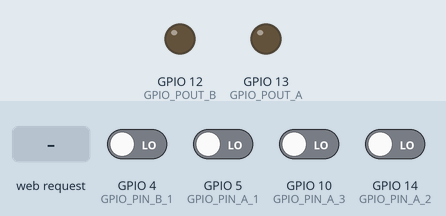
Recording of a sketch running on a simulated ESP8266 (NodeMCU). On the bench: output pins drawn as LEDs (lit = HIGH). Inputs (shaded band) come from the test bench; at power-on: GPIO 4 (GPIO_PIN_B_1), GPIO 5 (GPIO_PIN_A_1), GPIO 10 (GPIO_PIN_A_3), GPIO 14 (GPIO_PIN_A_2) LOW. WiFi joins after 1.5 s; servers stay silent unless stated; not simulated (calls return 0 or success): WiFiConfig.h; what the sketch prints to the serial monitor is not drawn.

Above: at 2.9 s.
3.0 s: GPIO 4 (GPIO_PIN_B_1) driven HIGH
At 4.2 s:
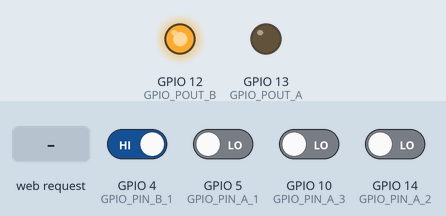
4.7 s: GPIO 5 (GPIO_PIN_A_1) driven HIGH
At 5.6 s:
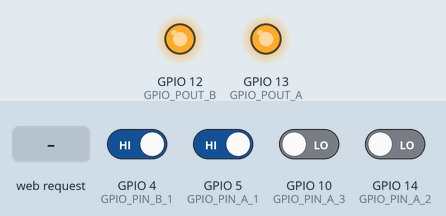
6.4 s: HTTP request GET /switchOffB received
At 6.7 s:
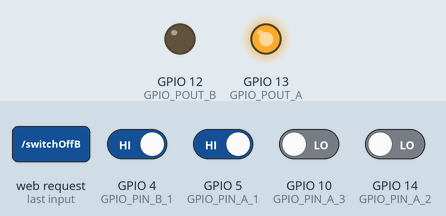
7.9 s: GPIO 10 (GPIO_PIN_A_3) driven HIGH
At 9.2 s:
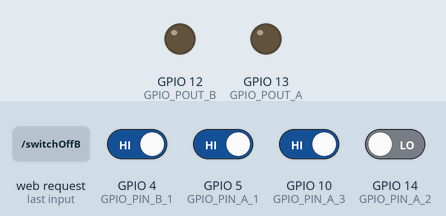
9.6 s: GPIO 10 (GPIO_PIN_A_3) driven LOW
At 10.5 s:
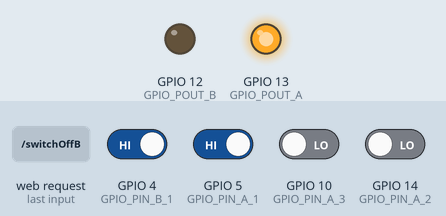
11.3 s: GPIO 4 (GPIO_PIN_B_1) driven LOW
At 11.8 s:
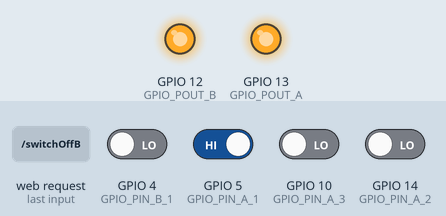
Timing chart, 0 to 14.0 s (numbered marks = the images above; inputs shaded):
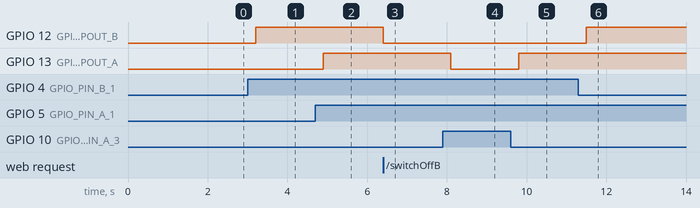

The sketch:

ESP8266_Switch4_Bedroom.ino
```cpp
#include <ESP8266WiFi.h>
#include <WiFiClient.h>
#include <ESP8266WebServer.h>
#include <ESP8266mDNS.h>
#include <ESP8266HTTPUpdateServer.h>
#include <WiFiUDP.h>
#include <WiFiConfig.h>

#define GPIO_PIN_A_1   5
#define GPIO_PIN_A_2   14
#define GPIO_PIN_A_3   10
#define GPIO_POUT_A    13

#define GPIO_PIN_B_1   4
#define GPIO_POUT_B    12

const char* host = "switch4";

volatile unsigned long wifi_check_status_millis = 0;
volatile unsigned long wifi_check_rssi_millis = 0;

volatile unsigned long trigger_at_a_millis = 0;
volatile unsigned long trigger_at_b_millis = 0;

volatile bool port_a_trigger = false;
volatile bool port_b_trigger = false;

volatile bool out_port_a_status = false;
volatile bool out_port_b_status = false;

volatile int port_a_1_value = LOW;
volatile int port_a_2_value = LOW;
volatile int port_a_3_value = LOW;
volatile int port_b_1_value = LOW;

// A UDP instance to let us send and receive packets over UDP
WiFiUDP Udp;

// Multicast declarations
IPAddress ipMulti(239, 0, 0, 1);
unsigned int portMulti = 6000;      // local port to listen on

ESP8266WebServer server(80);
ESP8266HTTPUpdateServer httpUpdater;

void indexPage() {
  String message = "<!doctype html>";
  message += "<html lang=\"en\">";
  message += "<head>";
  message += "<title>ESP8266 Switch 4 Controller v0.2</title>";
  message += "</head>";

  message += "<body>";

  message += "--------------------------------------------------------------<br/>";

  uint32_t realSize = ESP.getFlashChipRealSize();
  uint32_t ideSize = ESP.getFlashChipSize();
  uint32_t chipId = ESP.getFlashChipId();
  uint32_t chipSpeed = ESP.getFlashChipSpeed();
  FlashMode_t ideMode = ESP.getFlashChipMode();

  char buf[255];
  sprintf(buf, "Flash chip id: %08X<br/>Flash chip speed: %u<br/>Flash chip size: %u<br/>Flash ide mode: %s<br/>Flash real size: %u<br/>",
    chipId,
    chipSpeed,
    ideSize,
    (ideMode == FM_QIO ? "QIO" : ideMode == FM_QOUT ? "QOUT" : ideMode == FM_DIO ? "DIO" : ideMode == FM_DOUT ? "DOUT" : "UNKNOWN"),
    realSize);

  message += buf;

  message += "--------------------------------------------------------------<br/>";

  /*
    Signal Strength TL;DR   Required for
    -30 dBm Amazing Max achievable signal strength. The client can only be a few feet from the AP to achieve this. Not typical or desirable in the real world.  N/A
    -67 dBm Very Good Minimum signal strength for applications that require very reliable, timely delivery of data packets. VoIP/VoWiFi, streaming video
    -70 dBm Okay  Minimum signal strength for reliable packet delivery. Email, web
    -80 dBm Not Good  Minimum signal strength for basic connectivity. Packet delivery may be unreliable.  N/A
    -90 dBm Unusable  Approaching or drowning in the noise floor. Any functionality is highly unlikely. N/A
  */
  message += "RSSI: ";
  message.concat(WiFi.RSSI());
  message += "<br/>";

  message += "BSSID MAC: ";
  message.concat(WiFi.BSSIDstr());
  message += "<br/>";

  message += "WIFI MAC: ";
  message.concat(WiFi.macAddress());
  message += "<br/>";

  message += "--------------------------------------------------------------<br/>";

  message += "<a href=\"/switchOnA\">SwitchOn A</a><br/>";
  message += "<a href=\"/switchOffA\">SwitchOff A</a><br/>";
  message += "<a href=\"/switchToggleA\">SwitchToggle A</a><br/>";
  message += "<a href=\"/statusA\">Status A</a><br/>";

  message += "<a href=\"/switchOnB\">SwitchOn B</a><br/>";
  message += "<a href=\"/switchOffB\">SwitchOff B</a><br/>";
  message += "<a href=\"/switchToggleB\">SwitchToggle B</a><br/>";
  message += "<a href=\"/statusB\">Status B</a><br/>";

  message += "<form method='POST' action='/update' enctype='multipart/form-data'><input type='file' name='update'><input type='submit' value='Update'></form>";

  message += "</body>";

  message += "</html>";
  server.send(200, "text/html", message);
}

void handleNotFound() {
  String message = "File Not Found\n\n";
  message += "URI: ";
  message += server.uri();
  message += "\nMethod: ";
  message += (server.method() == HTTP_GET)?"GET":"POST";
  message += "\nArguments: ";
  message += server.args();
  message += "\n";
  for (uint8_t i=0; i<server.args(); i++){
    message += " " + server.argName(i) + ": " + server.arg(i) + "\n";
  }
  server.send(404, "text/plain", message);
}

void setupHTTPActions() {
  server.on("/", indexPage);

  // ============= Port A =============
  server.on("/switchOnA", [](){
    server.send(200, "text/plain", "switch on");
    setPortStateA(true);
  });

  server.on("/switchOffA", [](){
    server.send(200, "text/plain", "switch off");
    setPortStateA(false);
  });

  server.on("/switchToggleA", [](){
    setPortStateA(!out_port_a_status);
    if (out_port_a_status) {
      server.send(200, "text/plain", "switch on");
    } else {
      server.send(200, "text/plain", "switch off");
    }
  });

  server.on("/statusA", [](){
    if (out_port_a_status) {
      server.send(200, "text/plain", "switch on");
    } else {
      server.send(200, "text/plain", "switch off");
    }
  });

  // ============= Port B =============
  server.on("/statusB", [](){
    if (out_port_b_status) {
      server.send(200, "text/plain", "switch on");
    } else {
      server.send(200, "text/plain", "switch off");
    }
  });

  server.on("/switchOnB", [](){
    server.send(200, "text/plain", "switch on");
    setPortStateB(true);
  });

  server.on("/switchOffB", [](){
    server.send(200, "text/plain", "switch off");
    setPortStateB(false);
  });

  server.on("/switchToggleB", [](){
    setPortStateB(!out_port_b_status);
    if (out_port_b_status) {
      server.send(200, "text/plain", "switch on");
    } else {
      server.send(200, "text/plain", "switch off");
    }
  });

  server.on("/statusB", [](){
    if (out_port_b_status) {
      server.send(200, "text/plain", "switch on");
    } else {
      server.send(200, "text/plain", "switch off");
    }
  });

  // Not found handler
  server.onNotFound(handleNotFound);
}

void setupGPIO() {
  pinMode(GPIO_PIN_A_1, INPUT);
  pinMode(GPIO_PIN_A_2, INPUT);
  pinMode(GPIO_PIN_A_3, INPUT);
  pinMode(GPIO_POUT_A, OUTPUT);
  digitalWrite(GPIO_POUT_A, LOW);

  pinMode(GPIO_PIN_B_1, INPUT);
  pinMode(GPIO_POUT_B, OUTPUT);
  digitalWrite(GPIO_POUT_B, LOW);

  delay(200);

  /* attachInterrupt(GPIO_PIN_A_1, changeAInterrupt, CHANGE);
  attachInterrupt(GPIO_PIN_A_2, changeAInterrupt, CHANGE);
  attachInterrupt(GPIO_PIN_A_3, changeAInterrupt, CHANGE);

  attachInterrupt(GPIO_PIN_B_1, changeBInterrupt, CHANGE); */

  port_a_1_value = digitalRead(GPIO_PIN_A_1);
  port_a_2_value = digitalRead(GPIO_PIN_A_2);
  port_a_3_value = digitalRead(GPIO_PIN_A_3);
  port_b_1_value = digitalRead(GPIO_PIN_B_1);
}

void setup(void) {
  setupGPIO();

  Serial.begin(115200);

  WiFi.mode(WIFI_STA);

  WiFi.begin(ssid, password);
  Serial.println("");

  // Wait for connection
  while (WiFi.status() != WL_CONNECTED) {
    delay(500);
    Serial.print(".");
  }

  Serial.println("");
  Serial.print("Connected to ");
  Serial.println(ssid);
  Serial.print("IP address: ");
  Serial.println(WiFi.localIP());

  MDNS.begin(host);

  setupHTTPActions();

  httpUpdater.setup(&server);

  server.begin();

  MDNS.addService("http", "tcp", 80);

  Serial.println("HTTP server started");
  Serial.println("v0.1");
}

// ============ Port A ============
void changeAInterrupt() {
  trigger_at_a_millis = millis() + 200;
  port_a_trigger = true;
}

void changeCallbackA() {
  setPortStateA(!out_port_a_status);
}

void setPortStateA(bool state) {
  out_port_a_status = state;

  Udp.beginPacketMulticast(ipMulti, portMulti, WiFi.localIP());

  if (state) {
    digitalWrite(GPIO_POUT_A, HIGH);
    Serial.println("HIGH A");
    Udp.write("SWITCH4->A ON");
  } else {
    digitalWrite(GPIO_POUT_A, LOW);
    Serial.println("LOW A");
    Udp.write("SWITCH4->A OFF");
  }

  Udp.endPacket();
}

// ============ Port B ============
void changeBInterrupt() {
  trigger_at_b_millis = millis() + 200;
  port_b_trigger = true;
}

void changeCallbackB() {
  setPortStateB(!out_port_b_status);
}

void setPortStateB(bool state) {
  out_port_b_status = state;

  Udp.beginPacketMulticast(ipMulti, portMulti, WiFi.localIP());

  if (state) {
    digitalWrite(GPIO_POUT_B, HIGH);
    Serial.println("HIGH B");
    Udp.write("SWITCH4->B ON");
  } else {
    digitalWrite(GPIO_POUT_B, LOW);
    Serial.println("LOW B");
    Udp.write("SWITCH4->B OFF");
  }

  Udp.endPacket();
}

// ============= Main Loop =============
void loop(void) {
  server.handleClient();

  long currentTime = millis();

  if (port_a_trigger && (trigger_at_a_millis < currentTime)) {
    port_a_trigger = false;
    changeCallbackA();
  }

  if (port_b_trigger && (trigger_at_b_millis < currentTime)) {
    port_b_trigger = false;
    changeCallbackB();
  }

  int a1 = digitalRead(GPIO_PIN_A_1);
  int a2 = digitalRead(GPIO_PIN_A_2);
  int a3 = digitalRead(GPIO_PIN_A_3);

  if ( (port_a_1_value != a1) || (port_a_2_value != a2) || port_a_3_value != a3) {
    changeAInterrupt();
  }

  port_a_1_value = a1;
  port_a_2_value = a2;
  port_a_3_value = a3;

  int b1 = digitalRead(GPIO_PIN_B_1);

  if (port_b_1_value != b1) {
    changeBInterrupt();
  }

  port_b_1_value = b1;

  /* if (currentTime > wifi_check_status_millis) {
    wifi_check_status_millis = millis() + 2000;

    Serial.println(WiFi.status());

    if (WiFi.status() != WL_CONNECTED) {
      changeCallbackA();
    }
  }

  if (currentTime > wifi_check_rssi_millis) {
    wifi_check_rssi_millis = millis() + 10000;

    long rssi = WiFi.RSSI();
    Serial.print("RSSI:");
    Serial.println(rssi);
  } */

}
```

Measured:
- after the input at 3.0 s, GPIO 12 (GPIO_POUT_B): LOW → HIGH after 0.20 s
- after the input at 4.7 s, GPIO 13 (GPIO_POUT_A): LOW → HIGH after 0.20 s
- after the input at 6.4 s, GPIO 12 (GPIO_POUT_B): HIGH → LOW at once
- after the input at 7.9 s, GPIO 13 (GPIO_POUT_A): HIGH → LOW after 0.20 s
- after the input at 9.6 s, GPIO 13 (GPIO_POUT_A): LOW → HIGH after 0.20 s
- after the input at 11.3 s, GPIO 12 (GPIO_POUT_B): LOW → HIGH after 0.20 s
